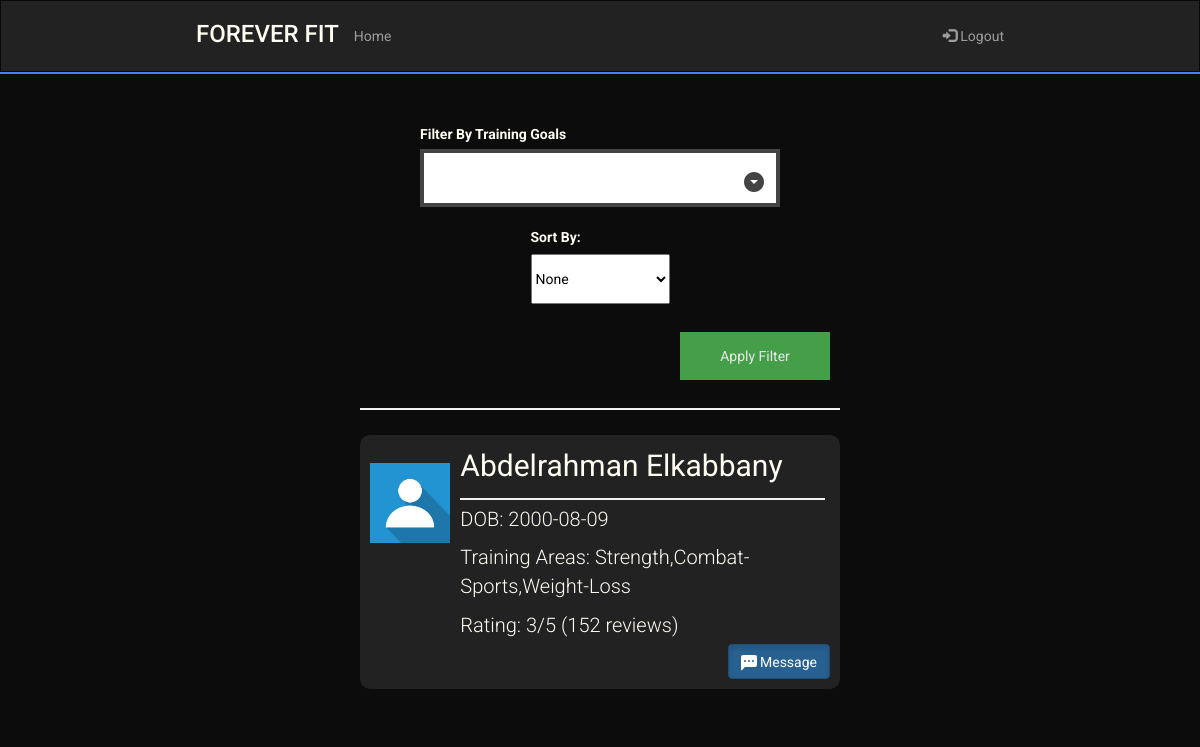
Page /TrainerSearch on the earlier database version.
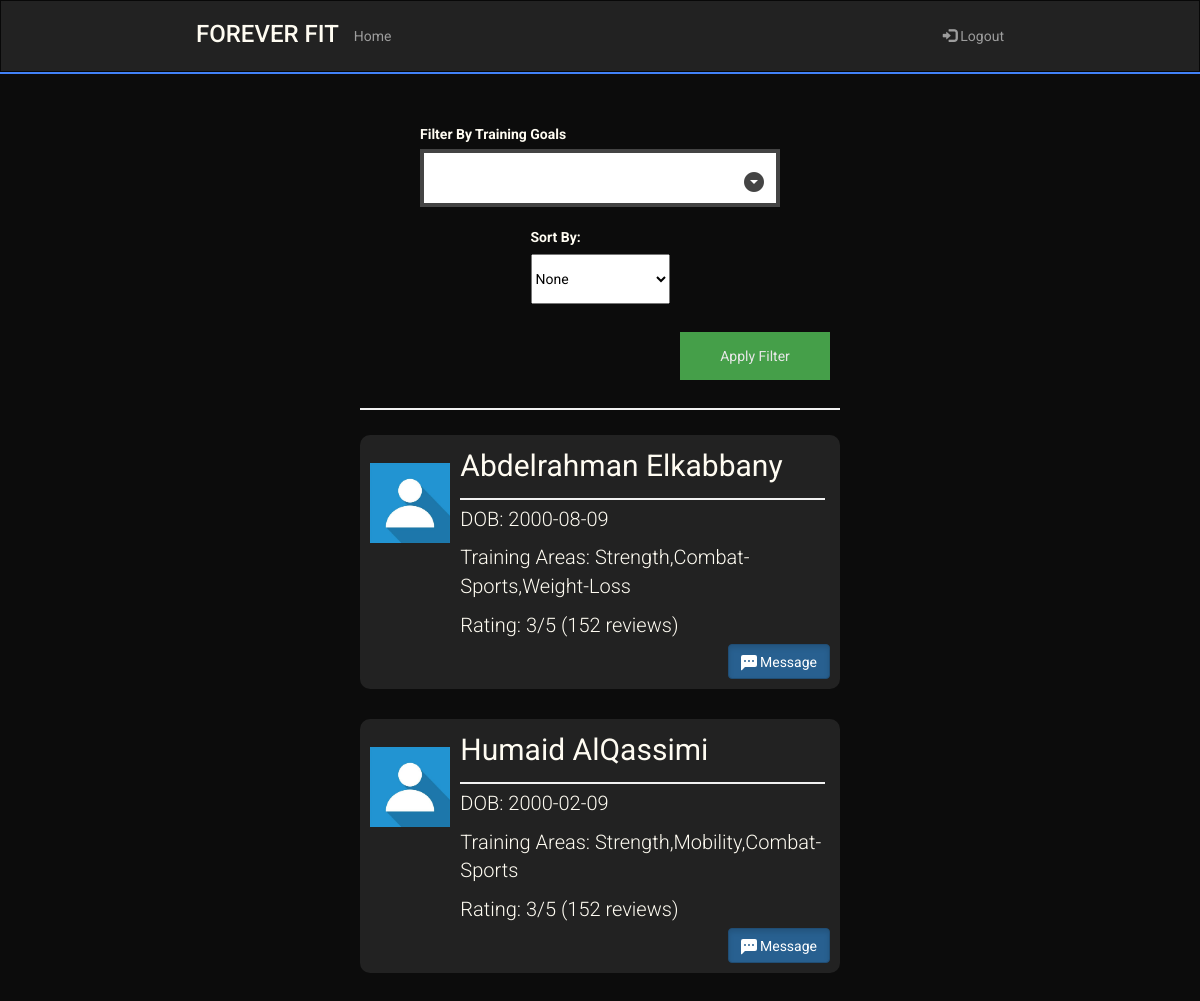
Same page on the later database version.
### sql_db.py (models this page shows, shortened)
class User(UserMixin,db.Model):
    username = db.Column(db.String(80), unique=True, primary_key=True)
    fname = db.Column(db.String(120), nullable=False)
    lname = db.Column(db.String(120), nullable=False)
    dob = db.Column(db.String(120), nullable=False)
    password = db.Column(db.String(120), nullable=False)
    isTrainer = db.Column(db.Boolean, nullable = False)
    fitnessGoals = db.Column(db.String(120), nullable=True)
    def __repr__(self):
        return '<User %r>' % self.username

### routes.py (the view)
@app.route('/TrainerSearch')
def TrainerSearch():
    return render_template('trainer-search.html', trainers = get_trainers())

### sql_db.py (called while the page is built)
def get_trainers():
    print(User.query.filter_by(isTrainer = True).all())
    return User.query.filter_by(isTrainer = True).all()

### templates/trainer-search.html (shortened to what this page needs)
<!DOCTYPE html>
<html lang="en">
    <head>
        <link rel="stylesheet" href="https://maxcdn.bootstrapcdn.com/bootstrap/3.4.1/css/bootstrap.min.css" />
        <link rel="stylesheet" href="../static/main.css" />
        <link rel="stylesheet" href="../static/dropdown.css" />
    </head>
    <body>
        <header>
            <nav class="navbar navbar-inverse" style="border-radius: 0px; margin-bottom: 0px;">
                <div class="container-fluid">
                    <div class="navbar-header mobile-center">
                        <h3 class="logo" href="#">FOREVER FIT</h3>
                    </div>
                    <ul class="nav navbar-nav laptop">
                        <li><a href="/">Home</a></li>
                    </ul>
                    <ul class="nav navbar-nav navbar-right laptop">
                        <li>
                            <a href="/logout"><span class="glyphicon glyphicon-log-in"></span> Logout</a>
                        </li>
                    </ul>
                </div>
            </nav>
            <hr class="header-hr"/>
        </header>
        <main>
            <form method="post" class="t-options">
                <div class="trainer-options">
                    <div class="f-column tgoals">
                        <label>Filter By Training Goals</label>
                    </div>
                    <div class="f-column">
                        <label for="sortby" style="margin-bottom: 7px;">Sort By:</label>
                            <select id="sortby" name="sortby" style="color: black; height:50px;">
                              <option value="none">None</option>
                            </select>
                    </div>
                </div>
                <div class="filter-div">
                    <button type="submit" class="filter" >Apply Filter</button>
                </div>
                <hr>
            </form>
            <div class="trainer-holder">
                {% for trainer in trainers %}
                <div class="trainer-widget">
                    <div class="trainer-image">
                        <img src="../static/images/profile-picture.jpeg" alt="ProfilePicture" class="profile-picture">
                    </div>
                    <div class="flex-column">
                        <div class = "trainer-info">
                            <div class="trainer-name big">
                                <p>{{ trainer.fname }} {{ trainer.lname }}</p>
                            </div>
                            <hr style="width: 100%; margin-top: 5px; margin-bottom:5px">
                            <div class="small trainer-details">
                                <p>DOB: {{ trainer.dob }}</p>
                                <p>Training Areas: {{ trainer.fitnessGoals }}</p>
                                <p>Rating: 3/5 (152 reviews)</p>
                            </div>
                        </div>
                        <div class="message-button">
                            <a href="/" class="btn btn-primary active mbtn" role="button">
                                Message
                            </a>
                        </div>
                    </div>
                </div>
                {% endfor %}
            </div>
        </main>
    </body>
</html>

### static/main.css (style rules this page uses)
:root { --black: #0c0c0c; --white: #fffcf2; --red: #e54b4b; --lightred: #f0c1c1; --blue: #4282f8; --grey: #222222 }
@media (min-width : 872px) { .container-fluid { margin-bottom: 10px; } }
@media (min-width : 872px) { .navbar { padding-left: 15%; padding-right: 15%; } }
@media (min-width : 872px) { .navbar-nav { padding-top: 10px; } }
@media (min-width : 872px) { .big { font-size: 30px; } }
@media (min-width : 872px) { .small { font-size: 20px; font-weight: 300; } }
body { font-family: 'Roboto', sans-serif; background-color: var(--black); }
main { background-color: var(--black); display: block; overflow: auto; color: var(--white) }
.header-hr { margin-top: 0px; margin-bottom: 0px; border: 1px solid var(--blue); }
.logo { color: var(--white); }
hr { border: 1px solid #f1f1f1; margin-bottom: 25px; }
button { background-color: #4CAF50; color: white; padding: 14px 20px; margin: 8px 0; border: none; cursor: pointer; width: 100%; opacity: 0.9; }
.trainer-holder { display: flex; flex-direction: column; justify-content: space-between; }
.trainer-widget { border-radius: 10px; background-color: #222222; display: flex; flex-direction: row; margin-bottom: 30px; }
.trainer-image { width:100px; margin-right: 10px; }
.profile-picture { width: 100%; }
.trainer-info { width: 98%; }
.flex-column { width: 100%; }
.message-button { position: relative; height: 30px; }
.mbtn { position: absolute; bottom: 0; right: 0; }
.bi { position:relative; bottom: -4px; }
.trainer-options { display: flex; flex-wrap: wrap; }
@media (min-width : 1065px) { .trainer-holder { padding-left: 30%; padding-right: 30%; } }
@media (min-width : 1065px) { .trainer-image { padding-top : 18px; } }
@media (min-width : 1065px) { .trainer-widget { padding: 10px 10px 10px 10px; } }
@media (min-width : 1065px) { .t-options { padding-left:30%; padding-right:30%; padding-top: 30px; } }
.trainer-options { display: flex; flex-direction: row; justify-content: space-evenly; }
.f-column { padding-top:20px; display: flex; flex-direction: column; }
.filter { width: 150px; }
.filter-div { display: flex; padding-top: 20px; }
@media (min-width : 711px) { .tgoals { width: 75%; } }
@media (min-width : 711px) { .filter-div { justify-content: flex-end; padding-right: 10px; } }

Differences in the rows shown:
added User: fname "Humaid", lname "AlQassimi", dob "2000-02-09", fitnessGoals "Strength,Mobility,Combat-Sports"
